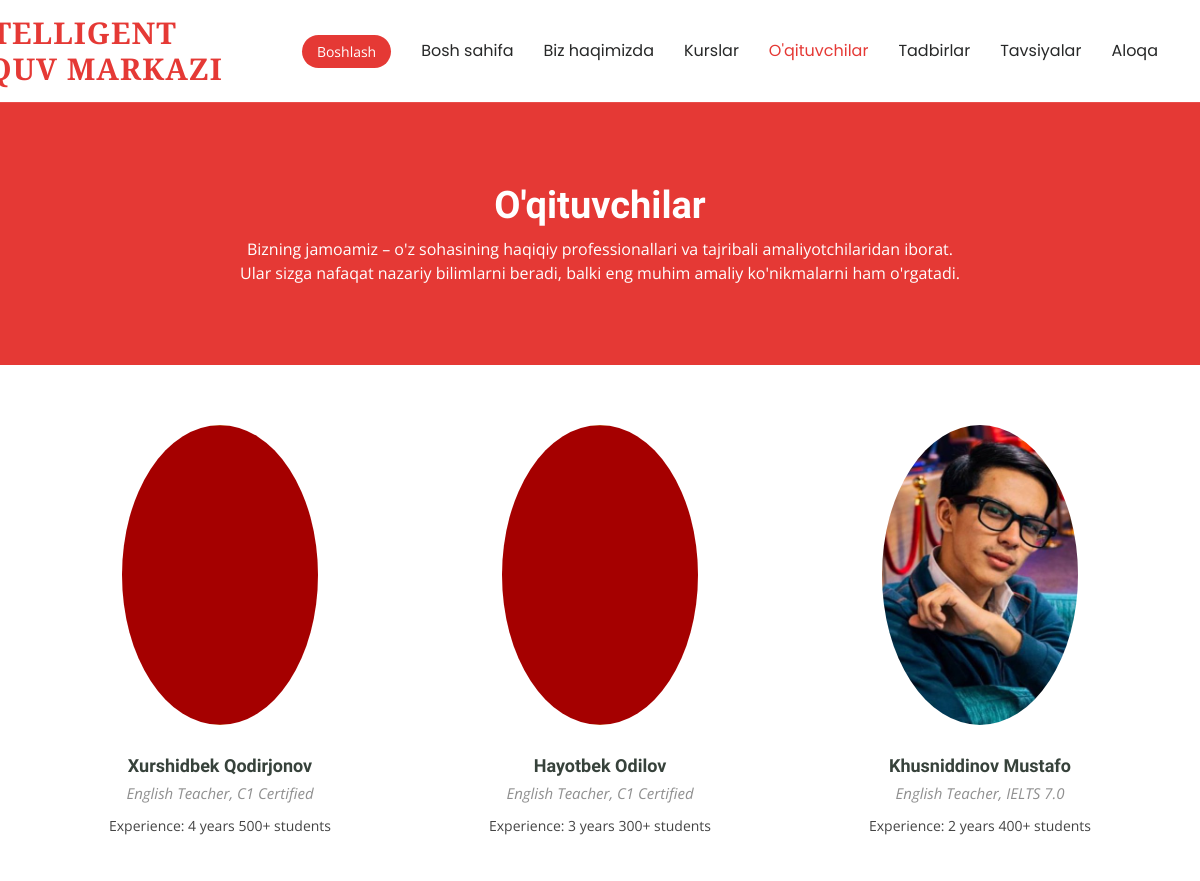
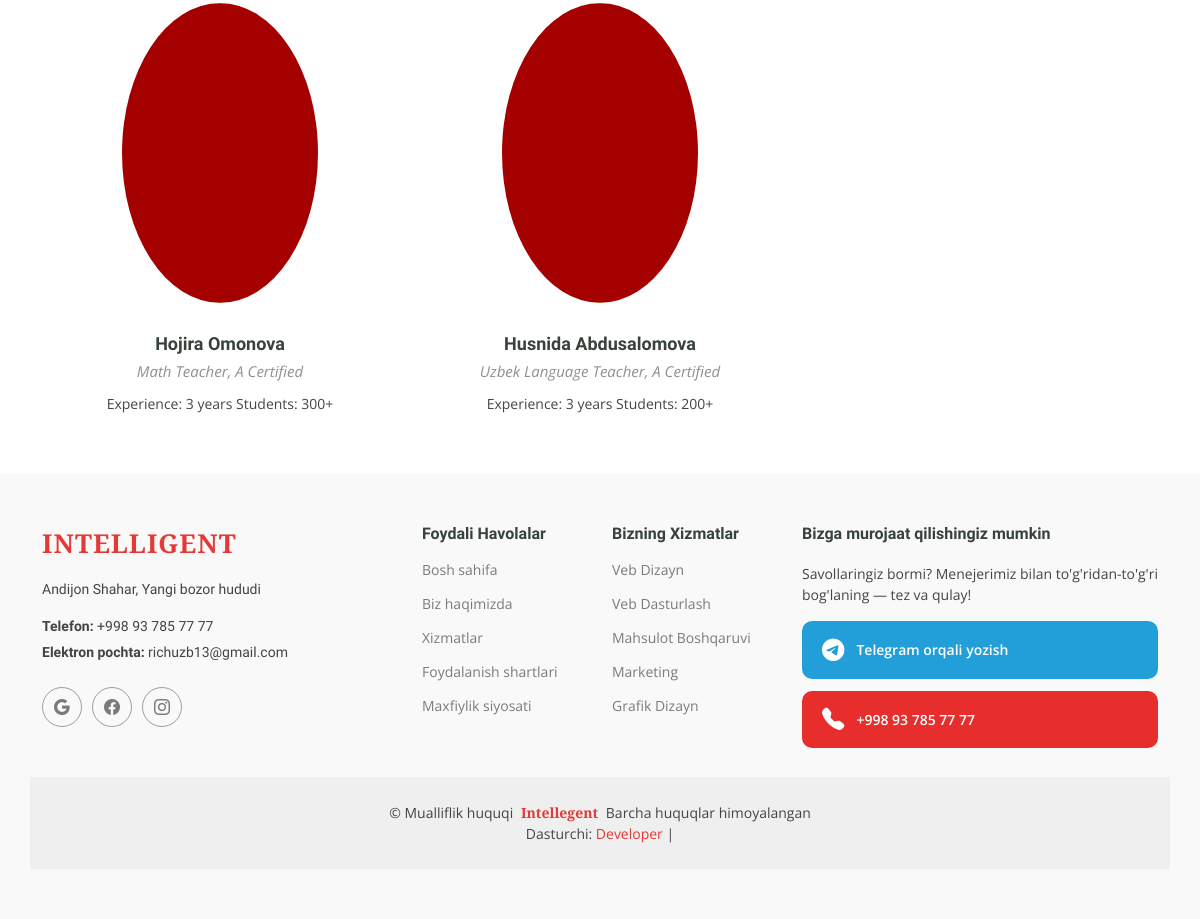
Screenshot of /trainers/ with the database file from the repository (2 pictures, top to bottom).
### main/models.py (models this page shows, shortened)
class Trainer(models.Model):
    name = models.CharField(max_length=100)
    specialty = models.CharField(max_length=100)
    bio = models.TextField()
    image = models.ImageField(upload_to='trainers/images/', blank=True, null=True)
    facebook = models.URLField(blank=True, null=True)
    instagram = models.URLField(blank=True, null=True)

### main/views.py (the view)
# urls.py: path('trainers/', views.trainers, name='trainers'),
def trainers(request):
    all_trainers = Trainer.objects.all()
    return render(request, 'trainers.html', {'trainers': all_trainers})

### templates/trainers.html (shortened to what this page needs)
{% extends 'base.html' %}
{% load static %}
{% block content %}
<main class="main">
  <div class="page-title" data-aos="fade">
    <div class="heading">
      <div class="container">
        <div class="row d-flex justify-content-center text-center">
          <div class="col-lg-8">
            <h1>O'qituvchilar</h1>
            <p class="mb-0">Bizning jamoamiz – o'z sohasining haqiqiy professionallari va tajribali amaliyotchilaridan iborat. Ular sizga nafaqat nazariy bilimlarni beradi, balki eng muhim amaliy ko'nikmalarni ham o'rgatadi.</p>
          </div>
        </div>
      </div>
    </div>
  </div>
  <section id="trainers" class="section trainers">
    <div class="container">
      <div class="row gy-5">
        {% for trainer in trainers %}
        <div class="col-lg-4 col-md-6 member" data-aos="fade-up" data-aos-delay="{{ forloop.counter }}00">
          <div class="member-img">
            {% if trainer.image %}
              <img src="{{ trainer.image.url }}" class="img-fluid" alt="{{ trainer.name }}" style="height: 300px; width: 100%; object-fit: cover;">
            {% endif %}
          </div>
          <div class="member-info text-center">
            <h4>{{ trainer.name }}</h4>
            <span>{{ trainer.specialty }}</span>
            <p>{{ trainer.bio }}</p>
          </div>
        </div>
        {% empty %}
        <div class="col-12 text-center">
          <p>Hozircha ustozlar yo'q.</p>
        </div>
        {% endfor %}
      </div>
    </div>
  </section>
</main>
{% endblock %}

### static/assets/css/main.css (style rules this page uses)
:root { --default-font: "Open Sans", system-ui, -apple-system, "Segoe UI", Roboto, "Helvetica Neue", Arial, "Noto Sans", "Liberation Sans", sans-serif, "Apple Color Emoji", "Segoe UI Emoji", "Segoe UI Symbol", "Noto Color Emoji"; --heading-font: "Raleway", sans-serif; --nav-font: "Poppins", sans-serif; }
:root { --background-color: #ffffff; --default-color: #444444; --heading-color: #37423b; --accent-color: #e53935; --surface-color: #ffffff; --contrast-color: #ffffff; }
:root { --nav-color: #272828; --nav-hover-color: #e53935; --nav-mobile-background-color: #ffffff; --nav-dropdown-background-color: #ffffff; --nav-dropdown-color: #272828; --nav-dropdown-hover-color: #e53935; }
:root { scroll-behavior: smooth; }
body { color: var(--default-color); background-color: var(--background-color); font-family: var(--default-font); }
h1, h2, h3, h4, h5, h6 { color: var(--heading-color); font-family: var(--heading-font); }
.page-title { --default-color: var(--contrast-color); --background-color: var(--accent-color); --heading-color: var(--contrast-color); color: var(--default-color); background-color: var(--background-color); position: relative; }
.page-title .heading { padding: 80px 0; border-top: 1px solid color-mix(in srgb, var(--default-color), transparent 90%); }
.page-title .heading h1 { font-size: 38px; font-weight: 700; }
section, .section { color: var(--default-color); background-color: var(--background-color); padding: 60px 0; scroll-margin-top: 900px; overflow: clip; }
.trainers .member { position: relative; }
.trainers .member .member-img { margin: 0 80px; border-radius: 50%; overflow: hidden; position: relative; }
.trainers .member .member-img img { position: relative; z-index: 1; }
.trainers .member .member-info { margin-top: 30px; }
.trainers .member .member-info h4 { font-weight: 700; margin-bottom: 6px; font-size: 18px; }
.trainers .member .member-info span { font-style: italic; display: block; font-size: 15px; color: color-mix(in srgb, var(--default-color), transparent 40%); margin-bottom: 10px; }
.trainers .member .member-info p { margin-bottom: 0; font-size: 14px; }

### rows the page displays
Trainer: image (picture), name "Xurshidbek Qodirjonov", specialty "English Teacher, C1 Certified", bio "Experience: 4 years 500+ students"
Trainer: image (picture), name "Hayotbek Odilov", specialty "English Teacher, C1 Certified", bio "Experience: 3 years 300+ students"
Trainer: image (picture), name "Khusniddinov Mustafo", specialty "English Teacher, IELTS 7.0", bio "Experience: 2 years 400+ students"
Trainer: image (picture), name "Hojira Omonova", specialty "Math Teacher, A Certified", bio "Experience: 3 years Students: 300+"
Trainer: image (picture), name "Husnida Abdusalomova", specialty "Uzbek Language Teacher, A Certified", bio "Experience: 3 years Students: 200+"
